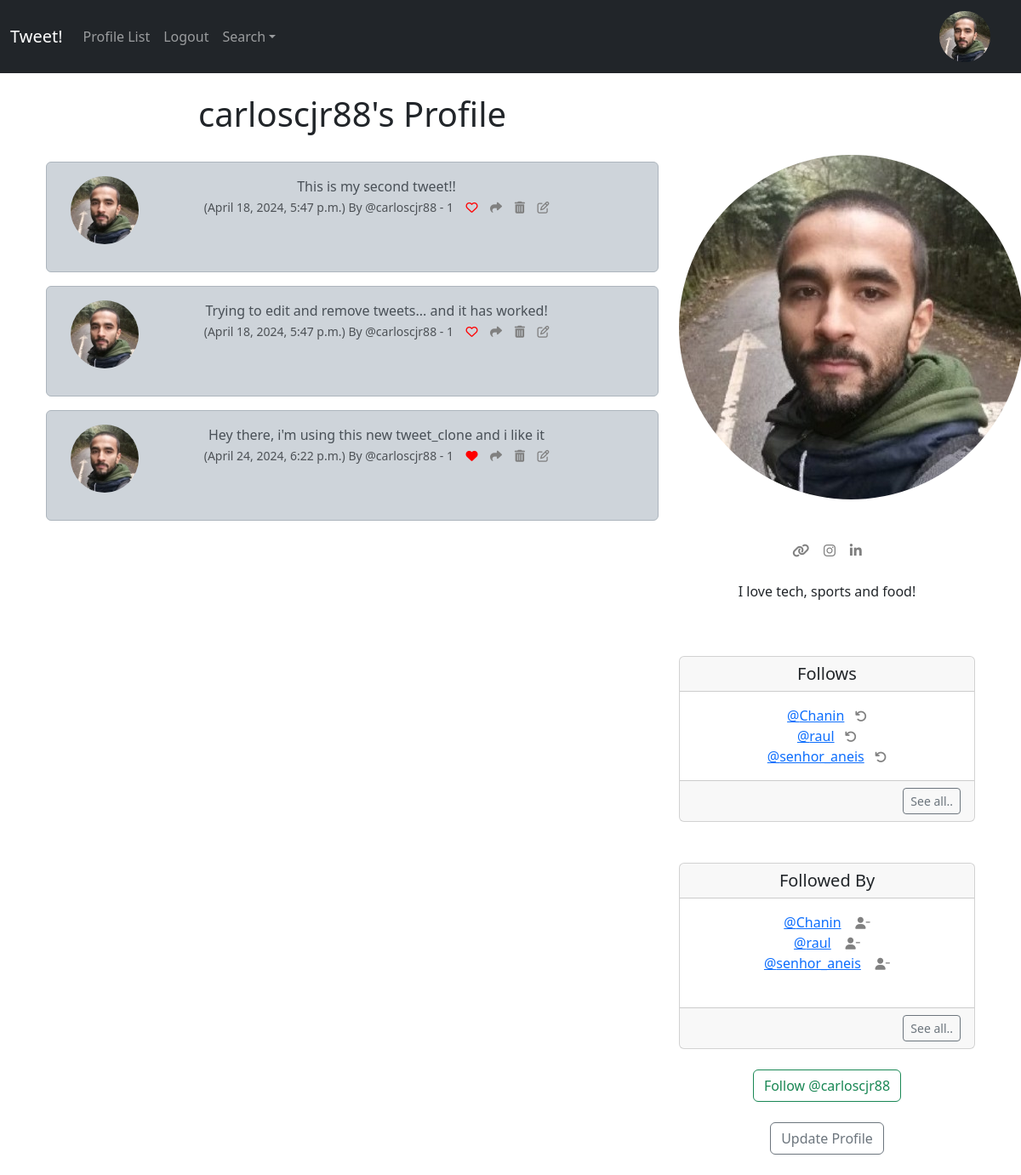
Screenshot of /profile/1 (signed in) with the database file from the repository.
### musker/models.py (models this page shows, shortened)
class Profile(models.Model):
    user = models.OneToOneField(User, on_delete=models.CASCADE)
    follows = models.ManyToManyField('self',
        related_name='followed_by',
        symmetrical=False,
        blank=True)
    date_modified = models.DateTimeField(User, auto_now=True)
    profile_image = models.ImageField(null=True, blank=True, upload_to='images/')
    profile_bio = models.CharField(null=True, blank=True, max_length=500)
    homepage_link = models.CharField(null=True, blank=True, max_length=100)
    instagram_link = models.CharField(null=True, blank=True, max_length=100)
    linkedin_link = models.CharField(null=True, blank=True, max_length=100)
    def __str__(self):
        return self.user.username

class Tweet(models.Model):
    user = models.ForeignKey(
        User, related_name='tweets',
        on_delete=models.DO_NOTHING
    )
    body = models.CharField(max_length=200)
    created_at = models.DateTimeField(auto_now_add=True)
    likes = models.ManyToManyField(User, related_name='tweet_like', blank=True)
    def number_of_likes(self):
        return self.likes.count()

### musker/views.py (the view, shortened to what this page needs)
# urls.py: path('profile/<int:pk>', views.profile, name='profile'),
def profile(request, pk):
    if request.user.is_authenticated:
        profile = Profile.objects.get(user_id=pk)
        tweets = Tweet.objects.filter(user_id=pk)
        return render(request, 'profile.html', {'profile':profile, 'tweets':tweets})
    else:
        messages.success(request, ('You must be logged In to view this page..'))
        return redirect('home')

### musker/templates/profile.html (shortened to what this page needs)
{% extends 'base.html' %}
{% load static %}
{% block content %}
{% if profile %}
    <div class="container text-center">
        <div class="row">
            <div class="col-8">
                <h1>{{ profile.user.username }}'s Profile</h1>
                <br/>
                {% if tweets %}
                    {% for tweet in tweets %}
                    <div class="alert alert-dark" role="alert">
                        <div class="container">
                            <div class="row">
                                <div class="col-1">
                                    {% if profile.profile_image %}
                                    <img src="{{ profile.profile_image.url }}" alt="{{ profile.user.username }}" width="80" height="80" class="rounded-circle">
                                    {% else %}
                                    <img src="{% static 'images/profile.png' %}" alt="{{ profile.user.username }}" width="80" height="80" class="rounded-circle">
                                    {% endif %}
                                </div>
                                <div class="col-11">
                                    {{ tweet.body }}
                                    <br/>
                                    <small class="text-muted">
                                        ({{ tweet.created_at }}) By
                                        @{{ tweet.user.username }}
                                        - {{ tweet.number_of_likes }}
                                        {% if user in tweet.likes.all %}
                                            <a href="{% url 'tweet_like' tweet.id %}"><i class="fa-solid fa-heart" style="color:red"></i></a>
                                        {% else %}
                                            <a href="{% url 'tweet_like' tweet.id %}"><i class="fa fa-heart-o" style="color:red"></i></a>
                                        {% endif %}
                            <a href="{% url 'tweet_show' tweet.id %}"><i class="fa-solid fa-share" style="color:gray"></i></a>
                            {% if request.user.username == profile.user.username %}
                            <a href="{% url 'delete_tweet' tweet.id %}"><i class="fas fa-trash-alt" style="color:gray"></i></a>
                            <a href="{% url 'edit_tweet' tweet.id %}"><i class="fa fa-edit" style="color:gray"></i></a>
                            {% endif %}
                                    </small>
                                    <br/><br/><br/>
                                </div>
                            </div>
                        </div>
                    </div>
                    {% endfor %}
                {% endif %}
            </div>
            <div class="col-4">
                <br/><br/><br/>
                {% if profile.profile_image %}
                    <img class="rounded-circle" src="{{ profile.profile_image.url }}" alt="">
                {% endif %}
                <br/><br/><br/>
                {% if profile.homepage_link %}
                    <a href="{{ profile.homepage_link }}" target="new"><i class="fa-solid fa-link" style="color:gray"></i></a>
                {% endif %}
                {% if profile.instagram_link %}
                    <a href="{{ profile.instagram_link }}" target="new"><i class="fa-brands fa-instagram" style="color:gray"></i></a>
                {% endif %}
                {% if profile.linkedin_link %}
                    <a href="{{ profile.linkedin_link }}" target="new"><i class="fa-brands fa-linkedin-in" style="color:gray"></i></a>
                {% endif %}
                <br/><br/>
                {% if profile.profile_bio %}
                    <p>{{ profile.profile_bio }}</p>
                {% endif %}
                <br/><br/>
                <div class="card">
                    <h5 class="card-header">Follows</h5>
                        <div class="card-body">
                            <p class="card-text">
                                {% for following in profile.follows.all %}
                                <a href="{% url 'profile' following.user.id %}">@{{ following }}</a>
                                <a href="{% url 'unfollow' following.user.id %}"><i class="fa fa-undo small" style="color:gray" ></i></a>
                                <br/>
                                {% endfor %}
                            </p>
                        </div>
                        <div class="card-footer text-end">
                            <a href="{% url 'follows' profile.user.id %}" class="btn btn-sm btn-outline-secondary">See all..</a>
                        </div>
                </div>
                <br/><br/>
                <div class="card">
                    <h5 class="card-header">Followed By</h5>
                        <div class="card-body">
                            <p class="card-text">
                                {% for following in profile.followed_by.all|slice:3 %}
                                <a href="{% url 'profile' following.user.id %}">@{{ following }}</a>
                                {% if following in profile.follows.all %}
                                    <a href="{% url 'unfollow' following.user.id %}"><i class="fa fa-user-minus small" style="color:gray"></i></a>
                                {% else %}
                                <a href="{% url 'follow' following.user.id %}"><i class="fa fa-user-plus small" style="color:gray" ></i></a>
                                {% endif %}
                                <br/>
                                {% endfor %}
                                <br/>
                            </p>
                        </div>
                        <div class="card-footer text-end">
                            <a href="{% url 'followers' profile.user.id %}" class="btn btn-sm btn-outline-secondary">See all..</a>
                        </div>
                </div>
                <br/>
                <form method="POST">
                    {% if profile in user.profile.follows.all %}
                    <button class="btn btn-outline-danger" name="follow" value="unfollow" type="submit">
                        Unfollow @{{ profile.user.username|lower }}
                    </button>
                    {% else %}
                    <button class="btn btn-outline-success" name="follow" value="follow" type="submit">
                        Follow @{{ profile.user.username|lower }}
                    </button>
                    {% endif %}
                </form>
                <br/>
                {% if request.user.id == profile.user.id %}
                    <a href="{% url 'update_user' %}" class="btn btn-outline-secondary">Update Profile</a>
                {% endif %}
                <br/><br/>
            </div>
        </div>
    </div>
{% endif %}
{%  endblock %}

### musker/templates/navbar.html (shortened to what this page needs)
<nav class="navbar navbar-expand-lg navbar-dark bg-dark">
    <div class="container-fluid">
      <a class="navbar-brand" href="{% url 'home' %}">Tweet!</a>
      <div class="collapse navbar-collapse" id="navbarSupportedContent">
        <ul class="navbar-nav me-auto mb-2 mb-lg-0">
          <li class="nav-item">
            <a class="nav-link" href="{% url 'profile_list' %}">Profile List</a>
          </li>
          {% if user.is_authenticated %}
            <li class="nav-item">
              <a class="nav-link" href="{% url 'logout' %}">Logout</a>
            </li>
          {% endif %}
          <li class="nav-item dropdown">
            <a class="nav-link dropdown-toggle" role="button" data-bs-toggle="dropdown" aria-expanded="false" href="">Search</a>
          </li>
        </ul>
        {% load static %}
        {% if user.is_authenticated %}
          <ul class="navbar-nav ml-auto">
            <li class="nav-link navbar-brand">
              <a href="{% url 'profile' request.user.id %}">
                {% if user.profile.profile_image %}
                    <img src="{{ user.profile.profile_image.url }}" class="rounded-circle" width="60">
                  {% else %}
                    <img src="{% static 'images/profile.png' %}" class="img-fluid rounded-circle" alt="Profile image" width="60">
                  {% endif %}
              </a>
            </li>
          </ul>
        {% endif %}
      </div>
    </div>
  </nav>

### rows the page displays
Profile: user.username "carloscjr88", profile_image (picture), profile_bio "I love tech, sports and food!"
Tweet: profile_image (picture), body "This is my second tweet!!", created_at "April 18, 2024, 5:47 p.m.", user.username "carloscjr88", number_of_likes "1"
Tweet: profile_image (picture), body "Trying to edit and remove tweets... and it has worked!", created_at "April 18, 2024, 5:47 p.m.", user.username "carloscjr88", number_of_likes "1"
Tweet: profile_image (picture), body "Hey there, i'm using this new tweet_clone and i like it", created_at "April 24, 2024, 6:22 p.m.", user.username "carloscjr88", number_of_likes "1"
Profile: user.username "Chanin"
Profile: user.username "raul"
Profile: user.username "senhor_aneis"
